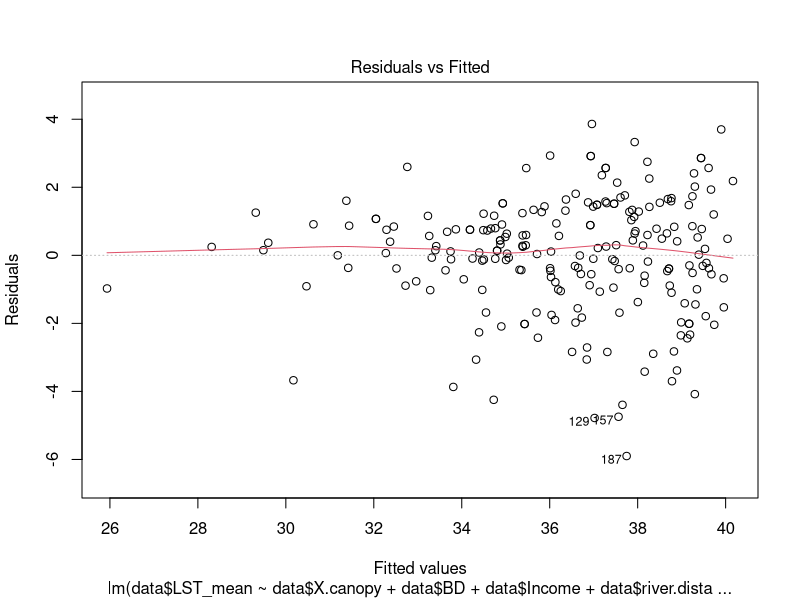
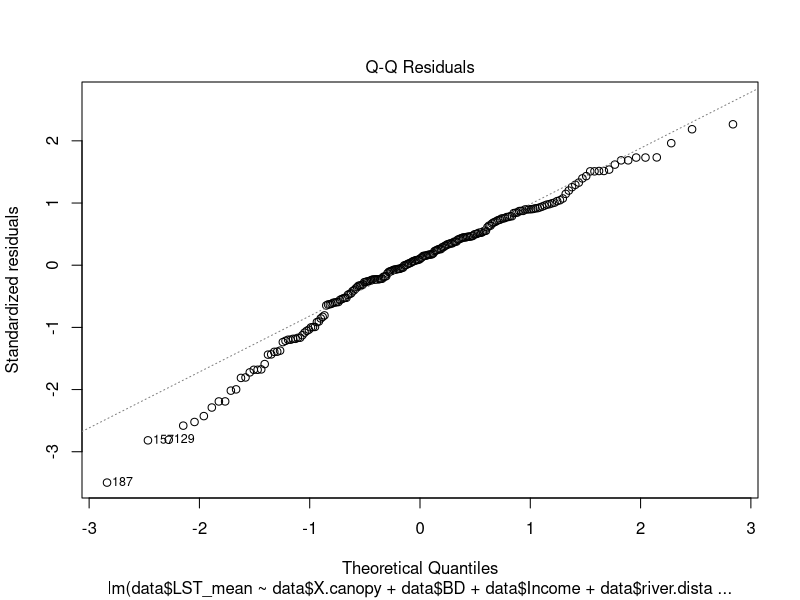
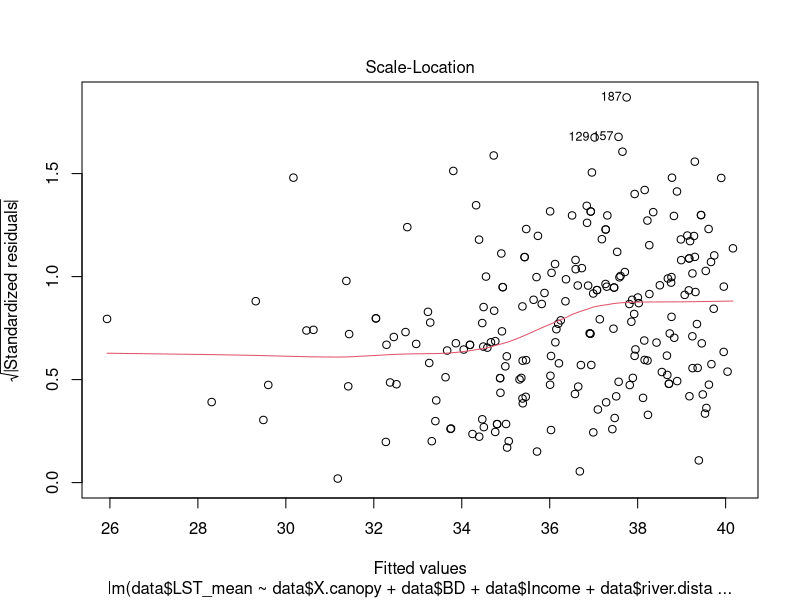
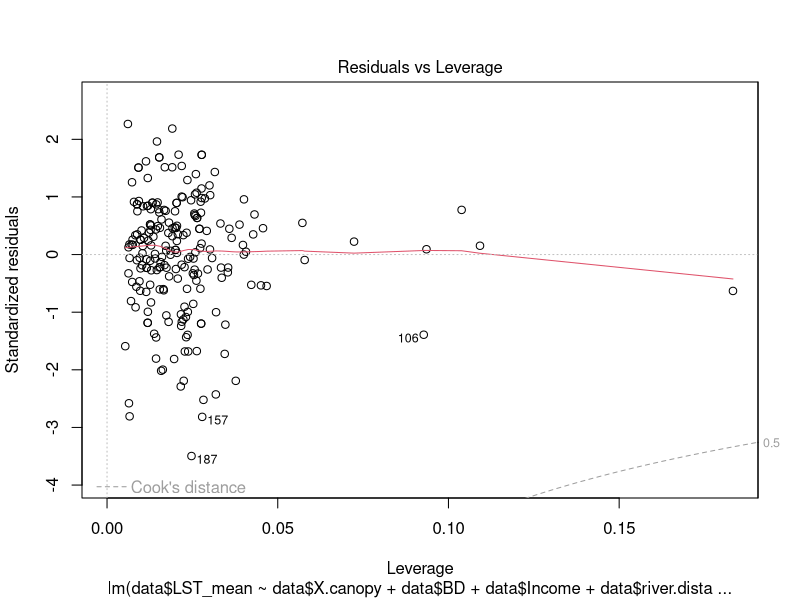

These figures' R source, in order: (Note: this script raises an error after producing the figures.)
data<-read.csv("Data/shortlist_data_0727.csv")
#View(data)

data2<-read.csv("Data/compiled_data_0727.csv")
#View(data2)

###################LST#######################
LST.model<-lm(data$LST_mean~data$X.canopy+data$BD+data$Income+data$river.distance..meters.)
summary(LST.model)
plot(LST.model)

gally.lst<-data%>%select(Income, BD, river.distance..meters., X.canopy, Imp.)
ggpairs(gally.lst)

#percent canopy and impervious cover are highly correlated, should remove one from model.
#I removed Impervious from the model and left canopy cover.


##############################NO2######################
library(mgcv)
NO2.gam<-gam(NO2_mean~BD+s(petrochem_distance, k=9)+
               s(Income, k=27)+s(Imp., k=9)
             +X.canopy, data=data)
summary(NO2.gam)
gam.check(NO2.gam)
vis.gam(NO2.gam, view=c("petrochem_distance", "BD"), plot.type="persp", theta=150)

##THIS MODEL INCLUDES PETROCHEM_DISTANCE BUT THIS COULD CHANGE#######

##########################GS#######################
GS.cont.gam<-gam(Distance_M~BD+s(Income, k=30), data=data)
plot(GS.cont.gam)
summary(GS.cont.gam)
gam.check(GS.cont.gam)
##doesn't look too good

##Testing new GS metric
GS_percent<-lm(data2$GS.~data2$BD)
plot(data2$GS.~data2$BD)
abline(GS_percent)
summary(GS_percent)
##no trends with either BD or Income

##Shows that multiple metrics all produced the same result, no trend

